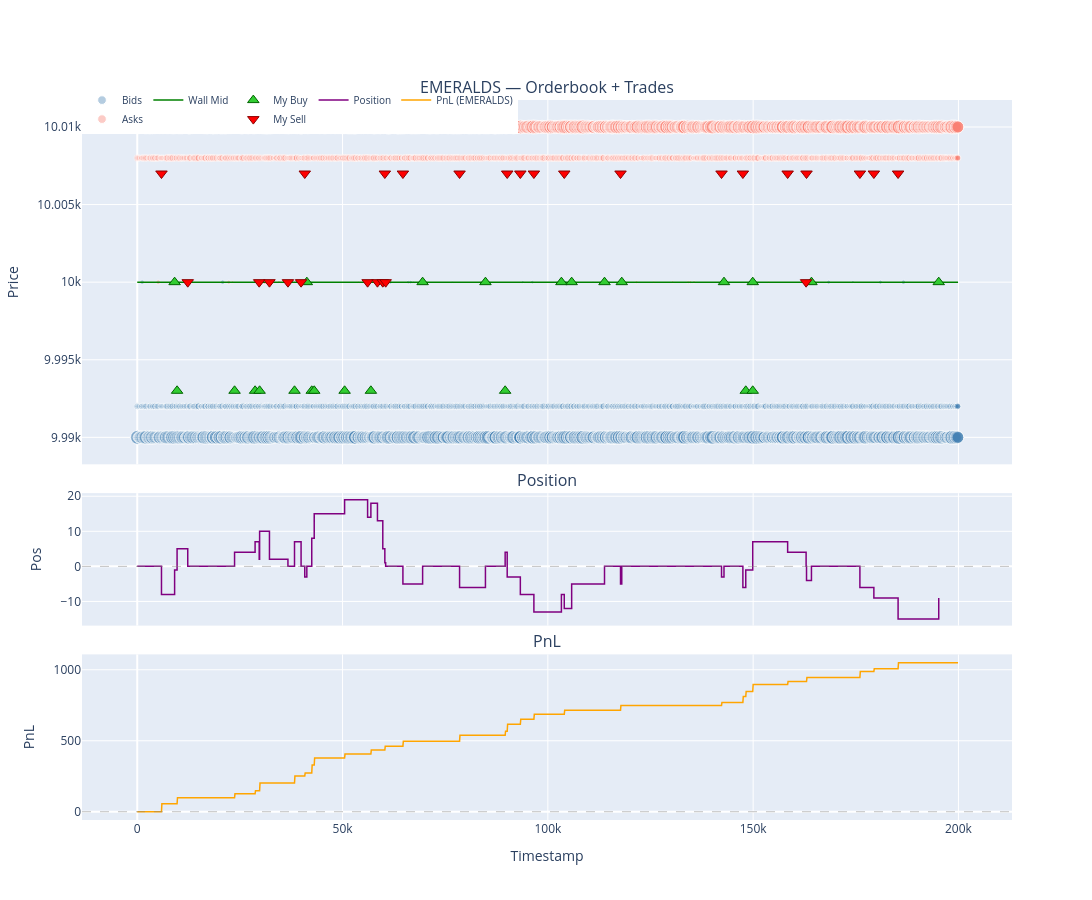

Notebook code cell kept with this figure:
### Code cell
fig = plot_review("EMERALDS")
fig.show()

### Figure 1 — Plotly figure (JSON) as saved in the notebook; plotly's stock layout.template omitted (floating-point values rounded to 4 significant figures; data arrays with more than 128 entries replaced by an {"elided": "..."} marker saying what was removed)
{"data": [{"hovertemplate": "t=%{x}<br>p=%{y}<extra>Bid</extra>", "legendgroup": "ob", "marker": {"color": "steelblue", "opacity": 0.4, "size": {"elided": "4030 float values"}}, "mode": "markers", "name": "Bids", "type": "scatter", "x": {"elided": "4030 int values"}, "xaxis": "x", "y": {"elided": "4030 int values"}, "yaxis": "y"}, {"hovertemplate": "t=%{x}<br>p=%{y}<extra>Ask</extra>", "legendgroup": "ob", "marker": {"color": "salmon", "opacity": 0.4, "size": {"elided": "4029 float values"}}, "mode": "markers", "name": "Asks", "type": "scatter", "x": {"elided": "4029 int values"}, "xaxis": "x", "y": {"elided": "4029 int values"}, "yaxis": "y"}, {"legendgroup": "wm", "line": {"color": "green", "width": 1.5}, "mode": "lines", "name": "Wall Mid", "type": "scatter", "x": {"elided": "2000 int values"}, "xaxis": "x", "y": {"elided": "2000 int values"}, "yaxis": "y"}, {"customdata": [7, 6, 4, 3, 8, 7, 3, 8, 7, 4, 4, 5, 6, 4, 5, 7, 5, 5, 3, 5, 1, 7, 4, 6], "hovertemplate": "t=%{x}<br>p=%{y}<br>qty=%{customdata}<extra>My Buy</extra>", "legendgroup": "my", "marker": {"color": "limegreen", "line": {"color": "darkgreen", "width": 1}, "size": 10, "symbol": "triangle-up"}, "mode": "markers", "name": "My Buy", "type": "scatter", "x": [9100, 9700, 23700, 28700, 29800, 38300, 41300, 42500, 43100, 50500, 56900, 69500, 84800, 89600, 103300, 105800, 113800, 118000, 142900, 148200, 149900, 149900, 164200, 195200], "xaxis": "x", "y": [10000, 9993, 9993, 9993, 9993, 9993, 10000, 9993, 9993, 9993, 9993, 10000, 10000, 9993, 10000, 10000, 10000, 10000, 10000, 9993, 10000, 9993, 10000, 10000], "yaxis": "y"}, {"customdata": [8, 5, 5, 8, 2, 7, 3, 5, 5, 8, 4, 1, 5, 6, 7, 5, 5, 4, 5, 3, 6, 3, 4, 4, 6, 3, 6], "hovertemplate": "t=%{x}<br>p=%{y}<br>qty=%{customdata}<extra>My Sell</extra>", "legendgroup": "my", "marker": {"color": "red", "line": {"color": "darkred", "width": 1}, "size": 10, "symbol": "triangle-down"}, "mode": "markers", "name": "My Sell", "type": "scatter", "x": [5900, 12300, 29700, 32200, 36700, 39900, 40800, 56100, 58500, 59800, 60300, 60500, 64700, 78500, 90100, 93300, 96600, 104000, 117700, 142300, 147500, 158400, 162900, 163000, 176000, 179400, 185300], "xaxis": "x", "y": [10007, 10000, 10000, 10000, 10000, 10000, 10007, 10000, 10000, 10000, 10007, 10000, 10007, 10007, 10007, 10007, 10007, 10007, 10007, 10007, 10007, 10007, 10000, 10007, 10007, 10007, 10007], "yaxis": "y"}, {"hovertemplate": "t=%{x}<br>pos=%{y}<extra></extra>", "legendgroup": "pos", "line": {"color": "purple", "shape": "hv", "width": 1.5}, "mode": "lines", "name": "Position", "type": "scatter", "x": [0, 5900, 9100, 9700, 12300, 23700, 28700, 29700, 29800, 32200, 36700, 38300, 39900, 40800, 41300, 42500, 43100, 50500, 56100, 56900, 58500, 59800, 60300, 60500, 64700, 69500, 78500, 84800, 89600, 90100, 93300, 96600, 103300, 104000, 105800, 113800, 117700, 118000, 142300, 142900, 147500, 148200, 149900, 149900, 158400, 162900, 163000, 164200, 176000, 179400, 185300, 195200], "xaxis": "x2", "y": [0, -8, -1, 5, 0, 4, 7, 2, 10, 2, 0, 7, 0, -3, 0, 8, 15, 19, 14, 18, 13, 5, 1, 0, -5, 0, -6, 0, 4, -3, -8, -13, -8, -12, -5, 0, -5, 0, -3, 0, -6, -1, 0, 7, 4, 0, -4, 0, -6, -9, -15, -9], "yaxis": "y2"}, {"hovertemplate": "t=%{x}<br>PnL=%{y:.1f}<extra></extra>", "legendgroup": "pnl", "line": {"color": "orange", "width": 1.5}, "mode": "lines", "name": "PnL (EMERALDS)", "type": "scatter", "x": {"elided": "2000 int values"}, "xaxis": "x3", "y": {"elided": "2000 int values"}, "yaxis": "y3"}], "layout": {"annotations": [{"font": {"size": 16}, "showarrow": false, "text": "EMERALDS — Orderbook + Trades", "x": 0.5, "xanchor": "center", "xref": "paper", "y": 1, "yanchor": "bottom", "yref": "paper"}, {"font": {"size": 16}, "showarrow": false, "text": "Position", "x": 0.5, "xanchor": "center", "xref": "paper", "y": 0.454, "yanchor": "bottom", "yref": "paper"}, {"font": {"size": 16}, "showarrow": false, "text": "PnL", "x": 0.5, "xanchor": "center", "xref": "paper", "y": 0.23, "yanchor": "bottom", "yref": "paper"}], "height": 900, "hovermode": "x unified", "legend": {"font": {"size": 10}, "orientation": "h", "x": 0, "y": 1.02}, "shapes": [{"line": {"color": "gray", "dash": "dash", "width": 0.5}, "type": "line", "x0": 0, "x1": 1, "xref": "x2 domain", "y0": 0, "y1": 0, "yref": "y2"}, {"line": {"color": "gray", "dash": "dash", "width": 0.5}, "type": "line", "x0": 0, "x1": 1, "xref": "x3 domain", "y0": 0, "y1": 0, "yref": "y3"}], "width": 1200, "xaxis": {"anchor": "y", "domain": [0, 1], "matches": "x3", "showticklabels": false}, "xaxis2": {"anchor": "y2", "domain": [0, 1], "matches": "x3", "showticklabels": false}, "xaxis3": {"anchor": "y3", "domain": [0, 1], "title": {"text": "Timestamp"}}, "yaxis": {"anchor": "x", "domain": [0.494, 1], "title": {"text": "Price"}}, "yaxis2": {"anchor": "x2", "domain": [0.27, 0.454], "title": {"text": "Pos"}}, "yaxis3": {"anchor": "x3", "domain": [0, 0.23], "title": {"text": "PnL"}}}}
